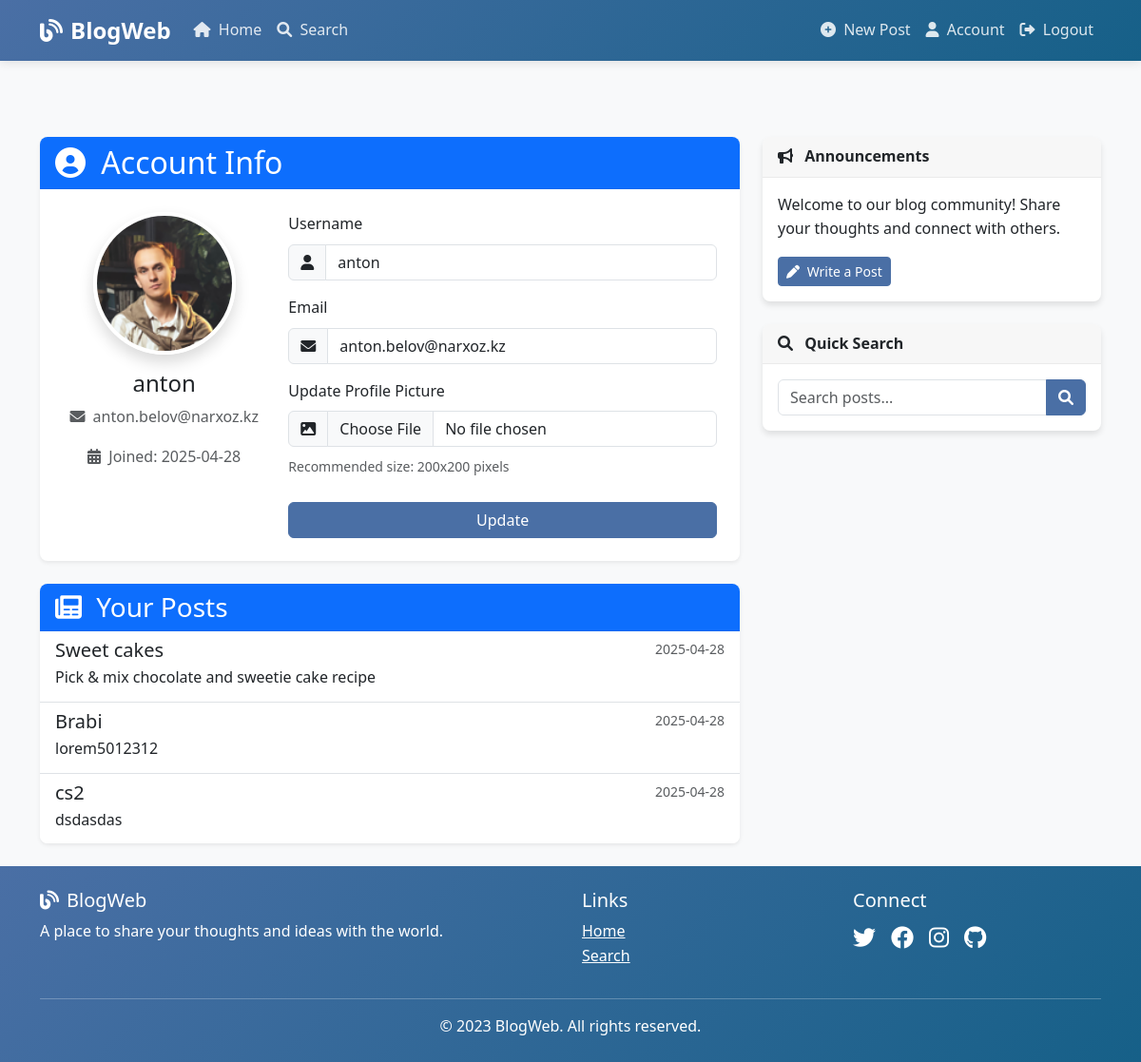
/account (signed in), run on an earlier commit of the app's database.
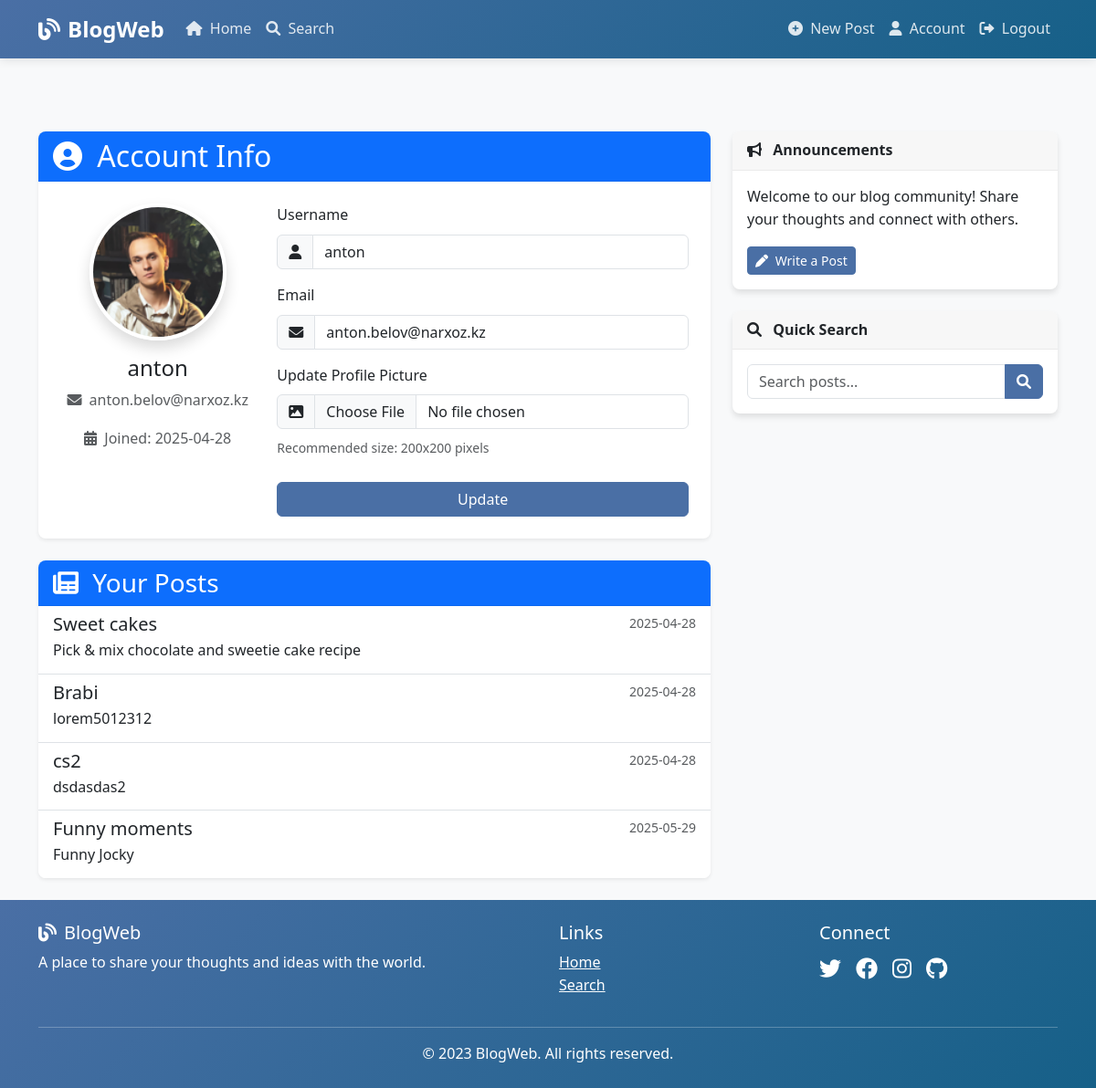
And on a later commit of the database.
### app/models/post.py (models this page shows, shortened)
class Post(db.Model):
    id = db.Column(db.Integer, primary_key=True)
    title = db.Column(db.String(100), nullable=False)
    content = db.Column(db.Text, nullable=False)
    image_file = db.Column(db.String(20))
    created_at = db.Column(db.DateTime, nullable=False, default=datetime.utcnow)
    user_id = db.Column(db.Integer, db.ForeignKey('user.id'), nullable=False)
    sentiment_pos = db.Column(db.Float, default=0.0)
    sentiment_neg = db.Column(db.Float, default=0.0)
    sentiment_neu = db.Column(db.Float, default=0.0)
    sentiment_compound = db.Column(db.Float, default=0.0)

### app/controllers/auth.py (the view)
@auth_bp.route('/account', methods=['GET', 'POST'])
@login_required
def account():
    form = UpdateAccountForm(current_user.username, current_user.email)
    if form.validate_on_submit():
        if form.picture.data:
            picture_file = save_picture(form.picture.data)
            current_user.profile_image = picture_file
        current_user.username = form.username.data
        current_user.email = form.email.data
        try:
            db.session.commit()
            flash('Your account has been updated!', 'success')
            return redirect(url_for('auth.account'))
        except Exception as e:
            db.session.rollback()
            flash(f'Error updating account: {str(e)}', 'danger')
    elif request.method == 'GET':
        form.username.data = current_user.username
        form.email.data = current_user.email
    image_file = url_for('static', filename='uploads/' + current_user.profile_image)
    return render_template('auth/account.html', title='Account',
                           image_file=image_file, form=form)

### app/forms/auth_forms.py (shortened to what this page needs)
class UpdateAccountForm(FlaskForm):
    username = StringField('Username',
                           validators=[DataRequired(), Length(min=2, max=20)])
    email = StringField('Email',
                        validators=[DataRequired(), Email()])
    picture = FileField('Update Profile Picture',
                        validators=[FileAllowed(['jpg', 'png', 'jpeg'])])
    submit = SubmitField('Update')
    def __init__(self, original_username, original_email, *args, **kwargs):
        super(UpdateAccountForm, self).__init__(*args, **kwargs)
        self.original_username = original_username
        self.original_email = original_email

### app/models/user.py (called while the page is built)
@login_manager.user_loader
def load_user(user_id):
    return User.query.get(int(user_id))

### app/templates/auth/account.html (shortened to what the changed rows need)
{% extends "base.html" %}
{% block content %}
    <div class="card shadow-sm">
        <div class="card-header bg-primary text-white">
            <h2 class="mb-0"><i class="fas fa-user-circle me-2"></i> Account Info</h2>
        </div>
    </div>
    <div class="card shadow-sm mt-4">
        <div class="card-body p-0">
            <div class="list-group list-group-flush">
                {% for post in current_user.posts[:5] %}
                    <a href="{{ url_for('posts.post', post_id=post.id) }}" class="list-group-item list-group-item-action">
                        <div class="d-flex w-100 justify-content-between">
                            <h5 class="mb-1">{{ post.title }}</h5>
                            <small class="text-muted">{{ post.created_at.strftime('%Y-%m-%d') }}</small>
                        </div>
                        <p class="mb-1">{{ post.content|truncate(100) }}</p>
                    </a>
                {% endfor %}
            </div>
        </div>
    </div>
{% endblock content %}

What changed in the data, as far as the page shows it:
changed Post "cs2": content "dsdasdas" → "dsdasdas2"
added Post: title "Funny moments", created_at "2025-05-29", content "Funny Jocky"
